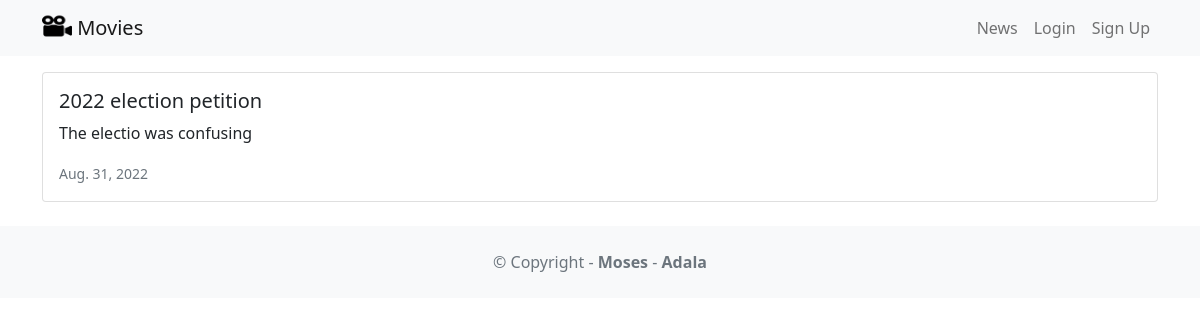
Page /news/ on the committed database.
### news/models.py (models this page shows, shortened)
class News(models.Model):
    headline = models.CharField(max_length=200)
    body = models.TextField()
    date = models.DateField()

### news/views.py (the view)
# urls.py: path('news/', include('news.urls')),
def news(request):
    newss = News.objects.all().order_by('-date')
    return render(request, 'news.html', {'newss': newss})

### news/templates/news.html
{% extends 'base.html' %}
{% block content %}
{% for news in newss %}
<div class="card mb-3">
    <div class="row g-0">
        <div>
            <div class="card-body">
                <h5 class="card-title">{{ news.headline }}</h5>
                <p class="card-text">{{ news.body }}</p>
                <p class="card-text"><small class="text-muted">{{ news.date }}</small></p>
            </div>
        </div>
    </div>
</div>
{% endfor %}
{% endblock content %}

### rows in the picture
News: headline "2022 election petition", body "The electio was confusing", date "Aug. 31, 2022"
